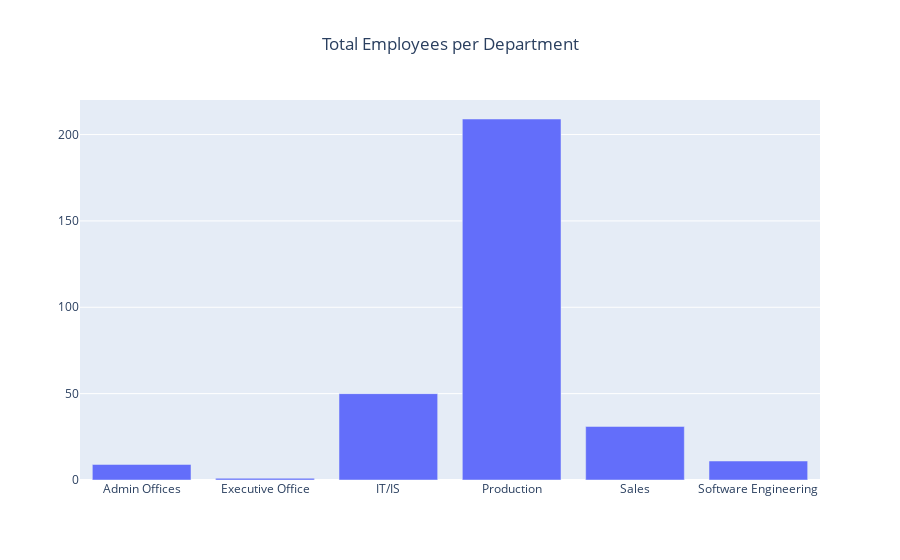

The notebook cell this image was saved under:
### Code cell
data = [go.Bar(x = emp_per_dep.index, y = emp_per_dep.values)]
layout = go.Layout(title = dict(text = 'Total Employees per Department', x = 0.5 ),yaxis=dict(range = [0,220]))
fig4 = go.Figure(data = data, layout = layout)
fig4.show()

### Figure 1 — Plotly figure (JSON) as saved in the notebook; plotly's stock layout.template omitted (floating-point values rounded to 4 significant figures)
{"data": [{"type": "bar", "x": ["Admin Offices", "Executive Office", "IT/IS", "Production", "Sales", "Software Engineering"], "y": [9, 1, 50, 209, 31, 11]}], "layout": {"title": {"text": "Total Employees per Department", "x": 0.5}, "yaxis": {"range": [0, 220]}}}
